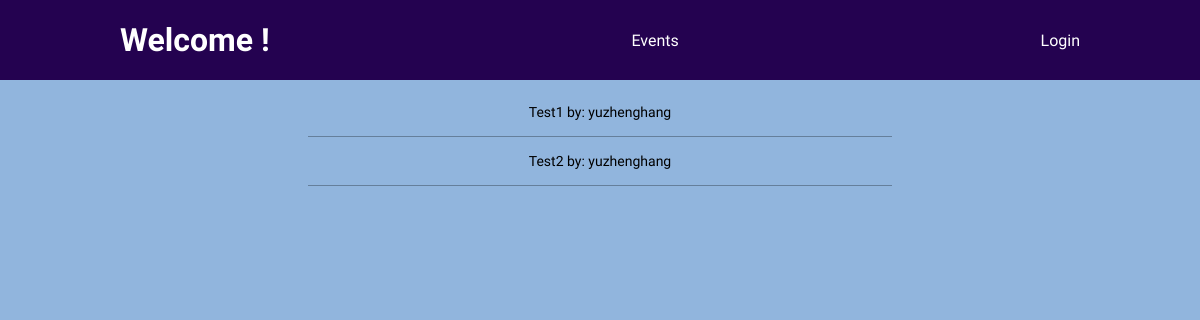
Before: /events with the older database file.
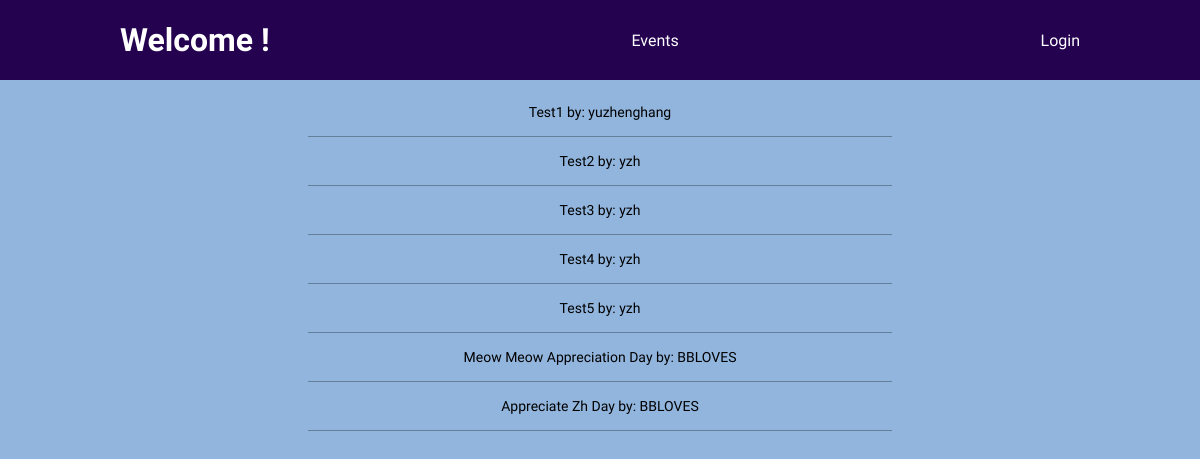
After: the same page with the newer database file.
### blog/models.py (models this page shows, shortened)
class Post(models.Model):
    title = models.CharField(max_length=255, unique=True)
    content = models.TextField(default="")
    created_on = models.DateTimeField(auto_now_add=True)
    last_modified = models.DateTimeField(auto_now=True)
    author = models.ForeignKey(User, on_delete=models.CASCADE)
    image = models.ImageField(upload_to = image_url)
    slug = models.SlugField(default="", unique=True)
    attending = models.ManyToManyField(User, default=None, related_name="attend_event")
    likes = models.ManyToManyField(User, default=None, related_name="post_likes")

### blog/views.py (the view)
# urls.py: path("events", views.start, name='posts-page'),
def start(request):
    blog_posts = Post.objects.all()
    return render(request, 'blog/start.html', {
        "posts": blog_posts
    })

### blog/templates/blog/start.html (shortened to what this page needs)
{% extends "base.html" %}
{% load static %}
{% block css_files %}
    <link rel="stylesheet" href="{% static "blog/posts.css" %}">
{% endblock %}
{% block body_contents %}
    {% include "./includes/header.html" %}
    <ul class='blog-list'>
        {% for post in posts %}
            <li><a href="{% url "post-detail-page" post.slug %}"> {{ post.title|title }} by: {{post.author}}</li>
        {% endfor %}
    </ul>
{% endblock %}

Changed rows visible on the page:
changed Post "Test2": author "yuzhenghang" → "yzh"
added Post: title "Test3", author "yzh"
added Post: title "Test4", author "yzh"
added Post: title "Test5", author "yzh"
added Post: title "Meow Meow Appreciation Day", author "BBLOVES"
added Post: title "Appreciate Zh Day", author "BBLOVES"
